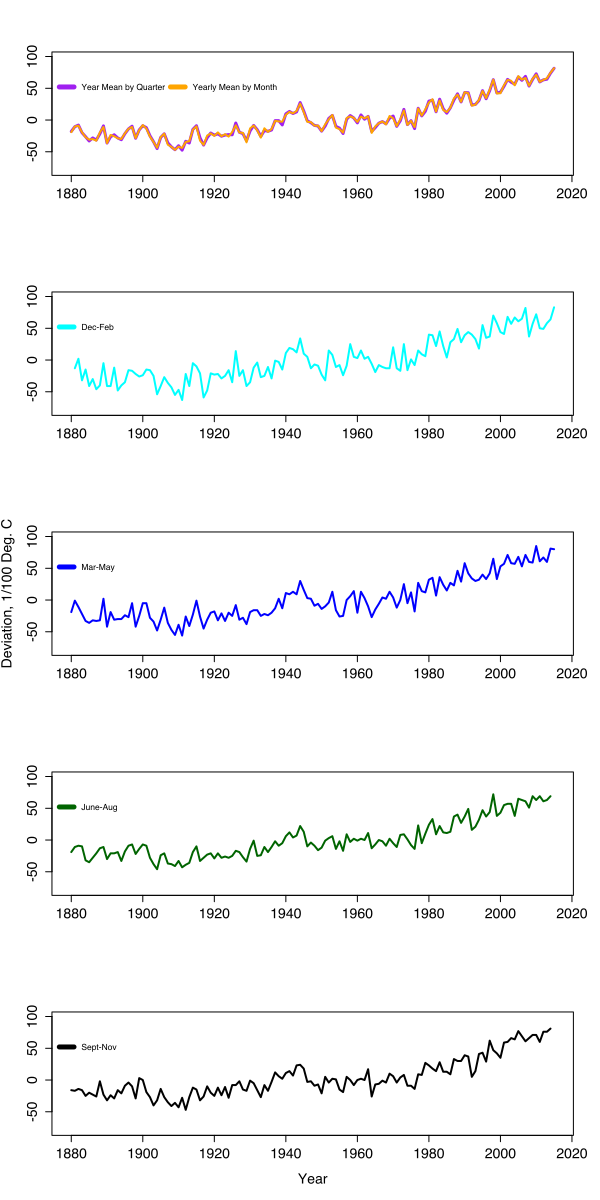

Write R code to recreate this figure.
# Cousera Data Visualization Week 2.
# by Cristina Moody
# cimoody@purdue.edu  


## Libraries to install and source (so it is done once) for VNL
# Installing Gaussian Process Library
install.packages("tgp");
library(tgp);
# Installing package to compare the two data tables
install.packages("compare");
library(compare);
install.packages("plyr");
library(plyr);
install.packages("Hmisc", dependencies = T);
library(Hmisc);
# Package for classification
library(rpart);
install.packages('rattle');
library(rattle);
install.packages('rpart.plot');
library(rpart.plot);
# install.packages('RColorBrewer');
library(RColorBrewer);
install.packages('randomForest');
library(randomForest);
install.packages('party');
library(party);
# Additional package for categorical graphics
install.packages("vcd");
library(vcd);
library(lmtest);
library(sandwich);
library(car);
library(zoo);
library(scales);
install.packages('matrixStats');
library(matrixStats);
####

wDir <- getwd();
dDir <- sprintf("%s%s", wDir, "/");
listfiles <- list.files(path = dDir, pattern = "\\.csv");
data2 <- read.csv(listfiles[1], header = TRUE, stringsAsFactors = FALSE);
data1 <- read.csv(listfiles[2], header = TRUE, stringsAsFactors = FALSE);
data1$Jun <- as.numeric(data1$Jun);
data1$Jul <- as.numeric(data1$Jul);
data1$Aug <- as.numeric(data1$Aug);
data1$Sep <- as.numeric(data1$Sep);
data1$Oct <- as.numeric(data1$Oct);
data1$Nov <- as.numeric(data1$Nov);
data1$Dec <- as.numeric(data1$Dec);
data1$J.D <- as.numeric(data1$J.D);
data1$D.N <- as.numeric(data1$D.N);
data1$DJF <- as.numeric(data1$DJF);
data1$MAM <- as.numeric(data1$MAM);
data1$JJA <- as.numeric(data1$JJA);
data1$SON <- as.numeric(data1$SON);
plot(DJF ~ Year, data = data1, type = 'l', col = 'blue')
points(SON ~ Year, data = data1, type = 'l', col = 'purple')
points(JJA ~ Year, data = data1, type = 'l', col = 'orange')
points(MAM ~ Year, data = data1, type = 'l', col = 'dark green')

intVars <- c("Year", "DJF", "MAM", "JJA", "SON")
data <- data1[intVars]
data$YearlyMean <- rowMeans(data[,2:5], na.rm = TRUE);
data$YearlyMean2 <- rowMeans(data1[,2:13], na.rm = TRUE);

m <- transform(as.matrix(data[,2:5]), SD=rowSds(as.matrix(data[,2:5]), na.rm=TRUE));
data$SD <- m$SD
m2 <- transform(as.matrix(data1[,2:13]), SD=rowSds(as.matrix(data1[,2:13]), na.rm=TRUE));
data$SD2 <- m2$SD

par(mfrow=c(5,1));
plot(YearlyMean ~ Year, data = data, col = 'purple', type = 'l', ylim = range(-80:100), 
     ylab = "", xlab = "", xlim = range(1880:2015), lwd = 3)
points(YearlyMean2 ~ Year, data = data, col = 'orange', type = 'l', ylim = range(-80:100), 
       ylab = "", xlab = "", xlim = range(1880:2015), lwd = 2)
legend(x = "topleft",inset =0, bty='n',
       legend = c("Year Mean by Quarter", "Yearly Mean by Month"),
       col=c("purple", "orange"), lwd=5, cex=0.6, horiz = TRUE)
plot(DJF ~ Year, data = data, col = 'cyan', type = 'l', ylim = range(-80:100), 
     ylab = "", xlab = "", xlim = range(1880:2015), lwd = 2)
legend(x = "topleft",inset =0,bty='n',
       legend = c("Dec-Feb"),
       col=c("cyan"), lwd=5, cex=0.6, horiz = TRUE)
plot(MAM ~ Year, data = data, col = 'blue', type = 'l', ylim = range(-80:100), 
     ylab = "Deviation, 1/100 Deg. C", xlab = "", xlim = range(1880:2015), lwd = 2)
legend(x = "topleft",inset =0, bty='n',
       legend = c("Mar-May"),
       col=c("blue"), lwd=5, cex=0.6, horiz = TRUE)
plot(JJA ~ Year, data = data, col = 'dark green', type = 'l', ylim = range(-80:100), 
     ylab = "", xlab = "", xlim = range(1880:2015), lwd = 2)
legend(x = "topleft",inset =0, bty='n',
       legend = c("June-Aug"),
       col=c("dark green"), lwd=5, cex=0.6, horiz = TRUE)
plot(SON ~ Year, data = data, col = 'black', type = 'l', ylim = range(-80:100), 
     ylab = "", xlab = "Year", xlim = range(1880:2015), lwd = 2)
legend(x = "topleft",inset =0, bty='n',
       legend = c("Sept-Nov"),
       col=c("black"), lwd=5, cex=0.6, horiz = TRUE)
# 
# legend(x = "topleft",inset =0,
#        legend = c("Year Mean by Quarter", "Yearly Mean by Month", "Dec-Feb","Mar-May", "June-Aug", "Sept-Nov"),
#        col=c("purple", "orange", "cyan", "blue", "dark green", "black"), lwd=5, cex=0.6, horiz = TRUE)
